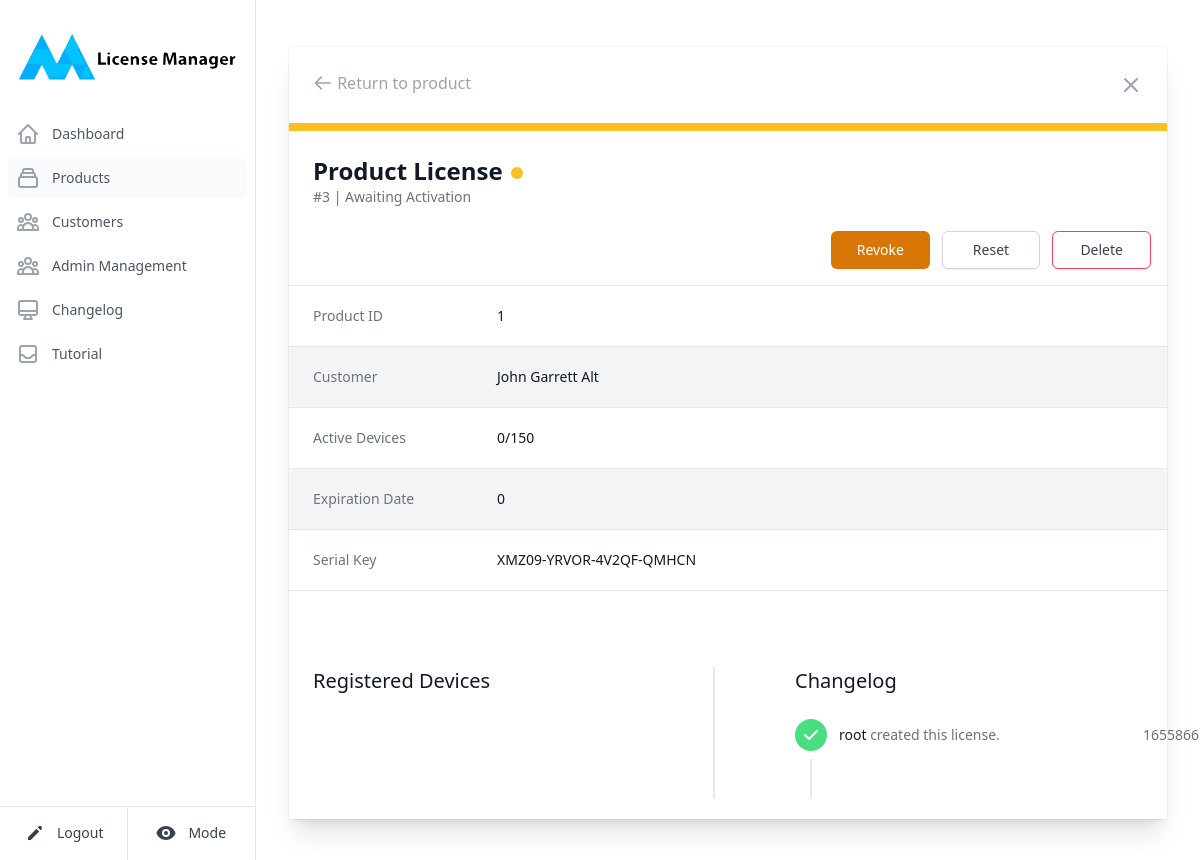
Before: /licenses/3 (signed in) with the older database file.
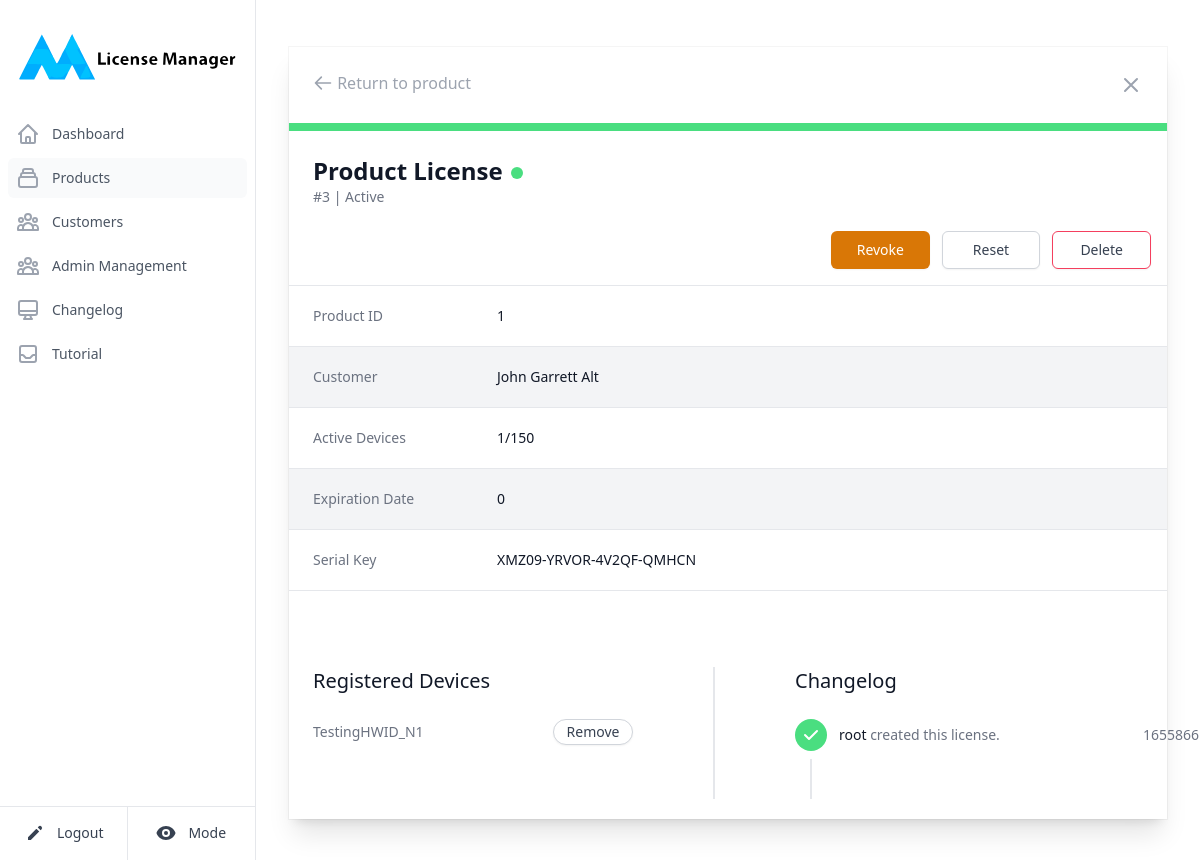
After: the same page with the newer database file.
### bin/models.py (models this page shows)
class Key(db.Model):
    __tablename__ = "key"
    id = db.Column(db.Integer, primary_key=True)
    productid = db.Column(db.Integer, db.ForeignKey('product.id', ondelete="cascade"), nullable=False)
    clientid = db.Column(db.Integer, db.ForeignKey('client.id', ondelete="cascade"), nullable=False)
    serialkey = db.Column( db.String(100), unique = True)
    maxdevices = db.Column( db.Integer )
    devices = db.Column( db.Integer )
    status = db.Column( db.Integer )
    expirydate = db.Column( db.Integer, nullable=False)
    registrations = db.relationship('Registration', cascade='all,delete', backref='key')
    changelogs = db.relationship('Changelog', cascade='all,delete', backref='key')

class Changelog(db.Model):
    __tablename__ = "changeLog"
    id = db.Column( db.Integer, primary_key=True )
    keyID = db.Column( db.Integer, db.ForeignKey('key.id', ondelete="cascade"), nullable=True )
    userid = db.Column( db.Integer, db.ForeignKey('user.id', ondelete='SET NULL'), nullable=True )
    timestamp = db.Column( db.Integer, nullable=False )
    action = db.Column( db.String(40) )
    description = db.Column( db.String(300), nullable=False, default='' )

class User(UserMixin, db.Model):
    __tablename__ = "user"
    id = db.Column( db.Integer, primary_key=True )
    email = db.Column( db.String(100), unique=True )
    password = db.Column( db.String(150) )
    name = db.Column( db.String(100), unique=True )
    owner = db.Column( db.Boolean, default = False )
    disabled = db.Column( db.Boolean, default = False )
    timestamp = db.Column( db.Integer, nullable = False )
    changelogs = db.relationship('Changelog', cascade='all,delete', backref='user')

class Registration(db.Model):
    __tablename__ = "registration"
    id = db.Column(db.Integer, primary_key=True)
    keyID = db.Column(db.Integer, db.ForeignKey('key.id', ondelete="cascade"), nullable=False)
    hardwareID = db.Column(db.String(200), nullable=False)

### bin/main.py (the view)
@main.route('/licenses/<licenseid>')
@login_required
def licenseDisplay(licenseid):
    return LicenseHandler.displayLicense(licenseid)

### bin/databaseAPI.py (called while the page is built)
def getKeyAndClient(keyid):
    if( not ( isinstance(keyid, int) or keyid.isnumeric() ) ):
        raise Exception("Invalid input - Denying database querying!")
    return db.engine.execute("""
    SELECT * FROM key JOIN (select id as cid, name from client) ON cid = key.clientid where Key.id = """ + str(keyid)
    ).fetchone()

def getKeyLogs(keyid):
    return db.session.query(Changelog, User.name).join(User, User.id == Changelog.userid).filter(Changelog.keyID == keyid).all()

def getKeyHWIDs(keyID):
    return Registration.query.filter_by(keyID = keyID).all()

### bin/templates/license.html (shortened to what the changed rows need)
{% extends "base.html" %}
{% block content %}
<main>
    <div class="bg-white block sm:flex items-center justify-between lg:mt-1.5 border border-neutral-100 dark:bg-slate-900 dark:border-slate-700">
		<div class="w-full flex flex-col bg-white shadow-xl dark:bg-slate-900">
			 <div class="divide-y divide-gray-200 border-b border-gray-200">
			   	<div class="pb-4">
				{% if license.status == 0 %}
					<div class="bg-amber-400 h-2"></div>
				{% elif license.status == 1 %}
					<div class="bg-green-400 h-2"></div>
				{% else %}
					<div class="bg-red-700 h-2"></div>
				{% endif %}
				<div class="flow-root">
				   <div class="mt-6 ml-6 flex-1">
					 <div>
					   <div class="flex items-center">
						 <h3 class="font-bold text-xl text-gray-900 sm:text-2xl dark:text-gray-100">Product License</h3>
						 {% if license.status == 0 %}
							<span class="ml-2 bg-amber-400 flex-shrink-0 inline-block h-3 w-3 rounded-full mt-1">
							</span>
						 {% elif license.status == 1 %}
							<span class="ml-2 bg-green-400 flex-shrink-0 inline-block h-3 w-3 rounded-full mt-1">
							</span>
						 {% else %}
							<span class="ml-2 bg-red-700 flex-shrink-0 inline-block h-3 w-3 rounded-full mt-1">
								<span class="sr-only">Revoked</span>
							</span>
						 {% endif %}
					   </div>
					   <p class="text-sm text-gray-500">#{{license.id}} | {% if license.status == 0 %} Awaiting Activation {% elif license.status == 1 %} Active {% else %} Revoked {% endif %}</p>
					 </div>
				   </div>
				 </div>
			   </div>
			   <div class="px-4 sm:px-0 sm:py-0">
				 <dl class="sm:divide-y sm:divide-gray-200 sm:space-y-0 dark:divide-slate-700">
					<div class="sm:flex sm:px-6 sm:py-5">
						<dd class="mt-1 text-sm text-gray-900 sm:mt-0 sm:ml-6 sm:col-span-2 dark:text-gray-300">
						   <p>{{license.productid}}</p>
						</dd>
					 </div>
					 <div class="sm:flex sm:px-6 sm:py-5">
						<dd class="mt-1 text-sm text-gray-900 sm:mt-0 sm:ml-6 sm:col-span-2 dark:text-gray-300">
						   <p>{{license.devices}}/{{license.maxdevices}}</p>
						</dd>
					 </div>
					 <div class="sm:flex sm:px-6 sm:py-5 bg-gray-100 dark:bg-slate-800">
						<dd class="mt-1 text-sm text-gray-900 sm:mt-0 sm:ml-6 sm:col-span-2 dark:text-gray-300">
						   <p>{{license.expirydate}}</p>
						</dd>
					 </div>
					 <div class="flex px-6 py-5">
						<dt class="text-sm font-medium text-gray-500 sm:w-40 sm:flex-shrink-0 w-48">Serial Key</dt>
						<dd class="mt-1 text-sm text-gray-900 sm:mt-0 sm:ml-6 sm:col-span-2 w-80 dark:text-gray-300">{{license.serialkey}}</dd>
					 </div>
				  </dl>
			   </div>
			</div>
			 <div class="mt-10 py-5">
			   <div class="mt-4 flex justify-start divide-x-2 dark:divide-slate-600">
				  <div class="ml-6 mr-20">
					<h1 class="text-xl font-medium text-gray-900 dark:text-gray-200">Registered Devices</h1>
					 <div class="flow-root mt-4">
					   <ul role="list" class="divide-y divide-gray-200 w-80">
							{% for device in devices %}
								<li class="py-2">
									<div class="flex items-center space-x-4">
										<div class="flex-1 min-w-0">
											<p class="hardware-list text-sm text-gray-500 truncate dark:text-gray-400">{{device.hardwareID}}</p>
										</div>
										<div>
											<a class="remove-button inline-flex items-center justify-center shadow-sm px-2.5 py-0.5 border border-gray-300 text-sm leading-5 font-medium rounded-full text-gray-700 bg-white hover:bg-gray-50 w-20 cursor-pointer dark:bg-slate-700 dark:hover:bg-slate-800 dark:text-gray-200 dark:border-slate-600">Remove</a>
										</div>
									</div>
								</li>
							{% endfor %}
					   </ul>
					 </div>
				  </div>
				  <div class="pl-20 flow-root">
					<h1 class="text-xl font-medium text-gray-900 dark:text-gray-200">Changelog</h1>
					<ul role="list" class="mt-6 mb-4">
						{% for log, username in changelog %}
					   		<li>
								<div class="relative pb-8">
								<span class="absolute top-4 left-4 -ml-px h-full w-0.5 bg-gray-200 dark:bg-slate-600" aria-hidden="true"></span>
								<div class="relative flex space-x-3">
									<div>
										{% if log.action == 'CreatedKey' %}
											<span class="h-8 w-8 rounded-full bg-green-400 flex items-center justify-center ring-8 ring-white dark:ring-slate-600">
												<svg xmlns="http://www.w3.org/2000/svg" class="h-5 w-5 text-white" viewBox="0 0 20 20" fill="currentColor">
													<path fill-rule="evenodd" d="M16.707 5.293a1 1 0 010 1.414l-8 8a1 1 0 01-1.414 0l-4-4a1 1 0 011.414-1.414L8 12.586l7.293-7.293a1 1 0 011.414 0z" clip-rule="evenodd" />
												</svg>
											</span>
										{% endif %}
									</div>
									<div class="min-w-0 flex-1 pt-1.5 flex justify-between space-x-4">
									<div>
										{% if log.action == 'CreatedKey' %}
											<p class="text-sm text-gray-500 w-72"><a class="font-medium text-gray-900">{{username}}</a> created this license.</p>
										{% elif log.action == 'RevokedKey' %}
											<p class="text-sm text-gray-500 w-72"><a class="font-medium text-gray-900">{{username}}</a> revoked this license.</p>
										{% elif log.action == 'ReactivatedKey' %}
											<p class="text-sm text-gray-500 w-72"><a class="font-medium text-gray-900">{{username}}</a> reactivated this license.</p>
										{% elif log.action == 'ResetKey' %}
											<p class="text-sm text-gray-500 w-72"><a class="font-medium text-gray-900">{{username}}</a> reset this license.</p>
										{% elif log.action.startswith('UnlinkedHWID') %}
											<p class="text-sm text-gray-500 w-72"><a class="font-medium text-gray-900">{{username}}</a> unlinked '{{log.action.split('$$$')[1]}}' device.</p>
										{% endif %}
									</div>
									<div class="text-right text-sm whitespace-nowrap text-gray-500">
										<time class="timestamp">{{log.timestamp}}</time>
									</div>
									</div>
								</div>
								</div>
					   		</li>
						{% endfor %}
					 </ul>
				   </div>
			   	</div>
			</div>
		   </div>
		 </div>
	   </div>
	 </main>
	</div>
{% endblock %}

Changed rows visible on the page:
changed Key "XMZ09-YRVOR-4V2QF-QMHCN": status 0 → 1 (drawn); devices "0" → "1"
added Registration: hardwareID "TestingHWID_N1"
Other visible differences:
text no longer shown: "Awaiting Activation"
text now shown: "Active"
